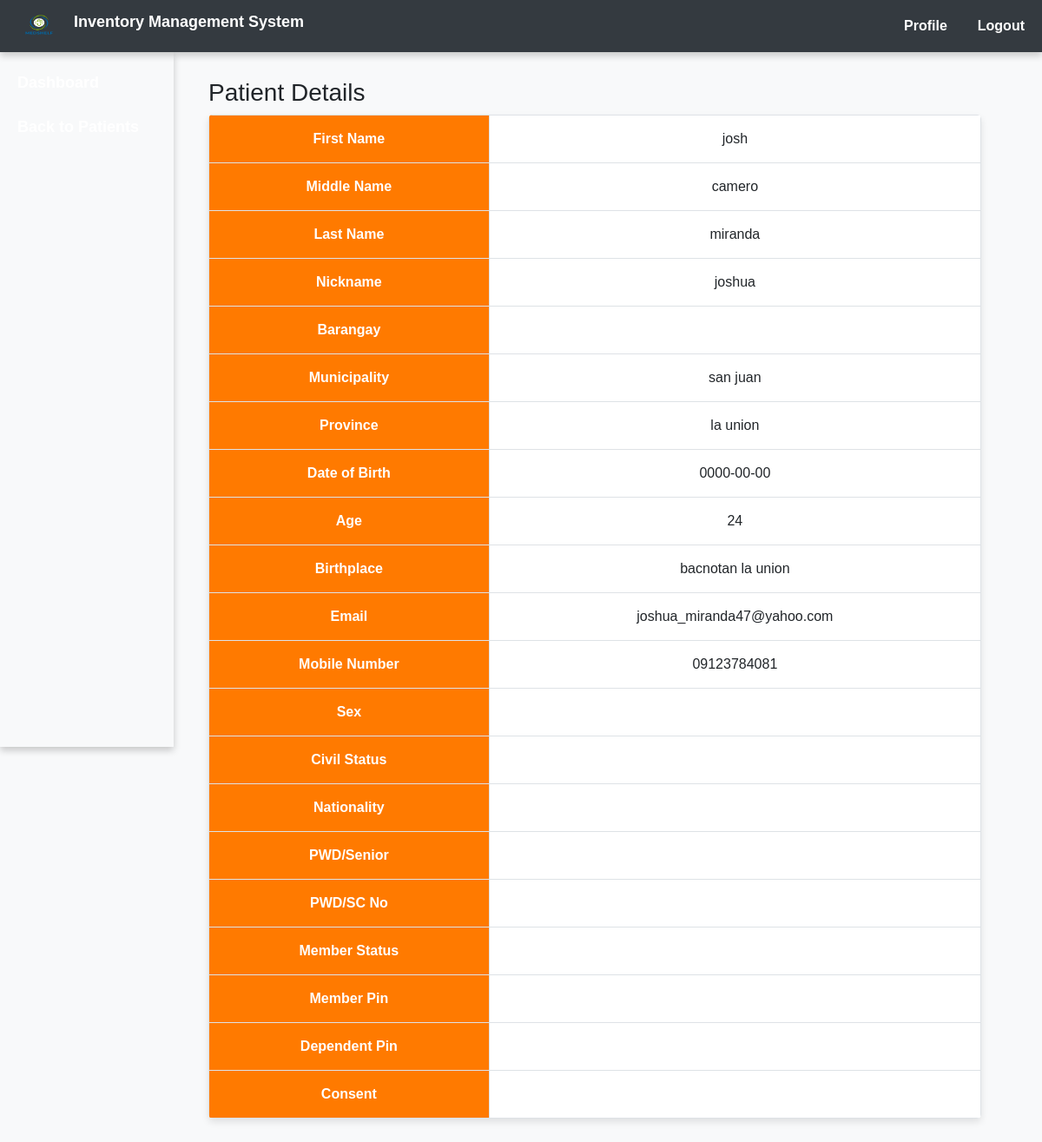
The page /view_patients.php?id=47 (signed in) on the database its author committed.
### tables this page shows
CREATE TABLE `patients` (
  `patientid` int(11) NOT NULL,
  `fname` varchar(255) NOT NULL,
  `mname` varchar(255) DEFAULT NULL,
  `lname` varchar(255) NOT NULL,
  `nickname` varchar(255) DEFAULT NULL,
  `barangay_id` int(11) DEFAULT NULL,
  `municipality` varchar(20) NOT NULL,
  `province` varchar(20) NOT NULL,
  `date_of_birth` date NOT NULL,
  `age` int(11) NOT NULL,
  `birthplace` varchar(100) NOT NULL,
  `email` varchar(255) NOT NULL,
  `mobile_number` varchar(15) NOT NULL,
  `sex` enum('Male','Female') NOT NULL,
  `nationality` enum('Filipino','Others') DEFAULT NULL,
  `pwd_senior` enum('PWD','Senior','None') DEFAULT NULL,
  `pwd_sc_no` varchar(50) DEFAULT NULL,
  `member_status` enum('Dependent','Member') DEFAULT NULL,
  `member_pin_no` varchar(50) DEFAULT NULL,
  `dependent_pin_no` varchar(50) DEFAULT NULL,
  `consent` varchar(10) NOT NULL,
  `civil_status` enum('Single','Married','Widowed','Deceased','Separated','Child') NOT NULL
);

### view_patients.php (the view, shortened to what this page needs)
<?php
require_once 'db_connection.php';
$patientId = isset($_GET['id']) ? intval($_GET['id']) : 0;
if ($patientId > 0) {
    $sql = "SELECT * FROM patients WHERE patientid = ?";
    $stmt = $conn->prepare($sql);
    $stmt->bind_param('i', $patientId);
    $stmt->execute();
    $result = $stmt->get_result();
    $patient = $result->fetch_assoc();
} else {
    $_SESSION['error_message'] = "Invalid patient ID.";
    header("Location: view_patients.php");
    exit();
}
?>
<!DOCTYPE html>
<html lang="en">
<head>
    <link href="https://cdn.jsdelivr.net/npm/bootstrap@5.3.0-alpha1/dist/css/bootstrap.min.css" rel="stylesheet">
    <link rel="stylesheet" href="common-style.css">
</head>
<body>
    <div class="header-bar">
        <div class="header-content d-flex align-items-center">
            <img src="logo.png" alt="Medshelf Logo" class="header-logo">
            <h1 class="header-title">Inventory Management System</h1>
        </div>
        <div class="profile-links">
            <a href="profile.php">Profile</a>
            <a href="logout.php">Logout</a>
        </div>
    </div>
    <div class="sidebar">
        <a href="dashboard.php" class="nav-link">Dashboard</a>
        <a href="view_patients.php" class="nav-link">Back to Patients</a>
    </div>
    <main class="content">
        <h3>Patient Details</h3>
        <?php if (!empty($patient)): ?>
            <table class="table table-bordered">
                <tbody>
                    <tr>
                        <th>First Name</th>
                        <td><?= htmlspecialchars($patient['fname']); ?></td>
                    </tr>
                    <tr>
                        <th>Middle Name</th>
                        <td><?= htmlspecialchars($patient['mname']); ?></td>
                    </tr>
                    <tr>
                        <th>Last Name</th>
                        <td><?= htmlspecialchars($patient['lname']); ?></td>
                    </tr>
                    <tr>
                        <th>Nickname</th>
                        <td><?= htmlspecialchars($patient['nickname']); ?></td>
                    </tr>
                    <tr>
                        <th>Barangay</th>
                        <td><?= htmlspecialchars($patient['barangay']); ?></td>
                    </tr>
                    <tr>
                        <th>Municipality</th>
                        <td><?= htmlspecialchars($patient['municipality']); ?></td>
                    </tr>
                    <tr>
                        <th>Province</th>
                        <td><?= htmlspecialchars($patient['province']); ?></td>
                    </tr>
                    <tr>
                        <th>Date of Birth</th>
                        <td><?= htmlspecialchars($patient['date_of_birth']); ?></td>
                    </tr>
                    <tr>
                        <th>Age</th>
                        <td><?= htmlspecialchars($patient['age']); ?></td>
                    </tr>
                    <tr>
                        <th>Birthplace</th>
                        <td><?= htmlspecialchars($patient['birthplace']); ?></td>
                    </tr>
                    <tr>
                        <th>Email</th>
                        <td><?= htmlspecialchars($patient['email']); ?></td>
                    </tr>
                    <tr>
                        <th>Mobile Number</th>
                        <td><?= htmlspecialchars($patient['mobile_number']); ?></td>
                    </tr>
                    <tr>
                        <th>Sex</th>
                        <td><?= htmlspecialchars($patient['sex']); ?></td>
                    </tr>
                    <tr>
                        <th>Civil Status</th>
                        <td><?= htmlspecialchars($patient['civil_status']); ?></td>
                    </tr>
                    <tr>
                        <th>Nationality</th>
                        <td><?= htmlspecialchars($patient['nationality']); ?></td>
                    </tr>
                    <tr>
                        <th>PWD/Senior</th>
                        <td><?= htmlspecialchars($patient['pwd_senior']); ?></td>
                    </tr>
                    <tr>
                        <th>PWD/SC No</th>
                        <td><?= htmlspecialchars($patient['pwd_sc_no']); ?></td>
                    </tr>
                    <tr>
                        <th>Member Status</th>
                        <td><?= htmlspecialchars($patient['member_status']); ?></td>
                    </tr>
                    <tr>
                        <th>Member Pin</th>
                        <td><?= htmlspecialchars($patient['member_pin_no']); ?></td>
                    </tr>
                    <tr>
                        <th>Dependent Pin</th>
                        <td><?= htmlspecialchars($patient['dependent_pin_no']); ?></td>
                    </tr>
                    <tr>
                        <th>Consent</th>
                        <td><?= htmlspecialchars($patient['consent']); ?></td>
                    </tr>
                </tbody>
            </table>
        <?php else: ?>
            <p class="alert alert-danger">No patient details found.</p>
        <?php endif; ?>
    </main>
</body>
</html>

### common-style.css (style rules this page uses)
body { font-family: Arial, sans-serif; background-color: #f8f9fa; margin: 0; padding: 0; display: flex; }
.header-bar { background-color: #ff7a00; color: #ffffff; padding: 15px 20px; display: flex; align-items: center; justify-content: space-between; width: 100%; position: fixed; top: 0; z-index: 1000; box-shadow: 0 4px 8px rgba(0, 0, 0, 0.2); }
.header-bar img { width: 50px; margin-right: 15px; }
.profile-links { display: flex; gap: 20px; }
.profile-links a { color: #ffffff; text-decoration: none; font-weight: bold; }
.sidebar { width: 250px; height: calc(100vh - 65px); position: fixed; top: 65px; left: 0; background-color: #ffa726; padding-top: 20px; box-shadow: 0 4px 8px rgba(0, 0, 0, 0.2); overflow-y: auto; }
.sidebar a, .dropdown-btn { color: #ffffff; text-decoration: none; font-size: 18px; padding: 12px 20px; display: block; outline: none; border: none; background: none; text-align: left; font-weight: bold; transition: background-color 0.3s ease; }
.content { margin-left: 270px; margin-top: 90px; padding: 20px; width: calc(100% - 270px); box-sizing: border-box; }
.table { background-color: #ffffff; border-radius: 5px; overflow: hidden; box-shadow: 0 4px 8px rgba(0, 0, 0, 0.1); }
.table th { background-color: #ff7a00; color: white; text-align: center; padding: 15px; }
.table td { text-align: center; padding: 15px; }

### view_patients.php (style rules this page uses)
.header-bar { background-color: #343a40; color: #ffffff; position: fixed; top: 0; width: 100%; z-index: 1000; padding: 10px 20px; display: flex; align-items: center; justify-content: space-between; }
.header-logo { height: 40px; margin-right: 15px; }
.header-title { font-size: 18px; font-weight: bold; }
.profile-links a { margin-left: 15px; color: #ffffff; text-decoration: none; }
.sidebar { width: 200px; background-color: #f8f9fa; position: fixed; top: 60px; height: 100vh; overflow-y: auto; padding-top: 10px; }
.content { margin-left: 220px; margin-top: 70px; padding: 20px; }

### rows shown on the page
patients: fname "josh", mname "camero", lname "miranda", nickname "joshua", municipality "san juan", province "la union", date_of_birth "0000-00-00", age "24", birthplace "bacnotan la union", email "joshua_miranda47@yahoo.com", mobile_number "09123784081"
